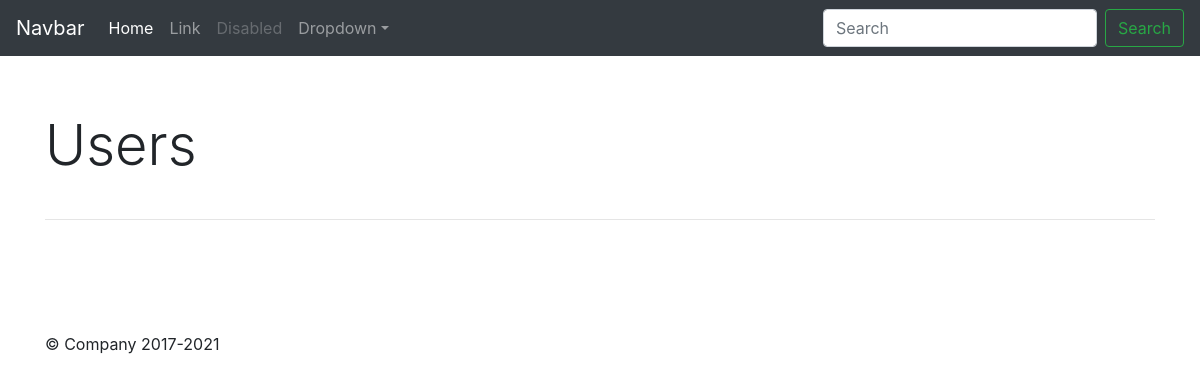
/select/, run on an earlier commit of the app's database.
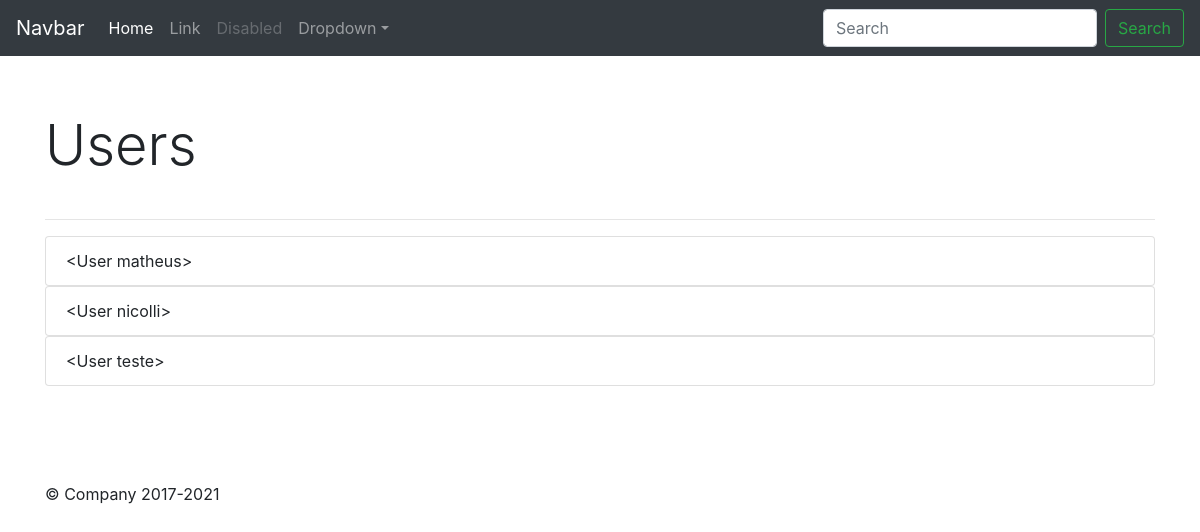
And on a later commit of the database.
### app/models/tables.py (models this page shows, shortened)
class User(db.Model):
    __tablename__ = 'users'
    id = db.Column(db.Integer, primary_key=True)
    username = db.Column(db.String(30), unique=True, nullable=False)
    password = db.Column(db.String)
    name = db.Column(db.String)
    email = db.Column(db.String, unique=True)
    def __repr__(self):
        return f"<User {self.username}>"

### app/controllers/default.py (the view)
@app.route('/select/', defaults={'username' : None})
@app.route('/select/<username>/')
def select(username):
    if username == 'all':
        users = User.query.all()
    elif username:
        users = User.query.filter_by(username=username).all()
    else:
        users = User.query.order_by(User.username).all()
    return render_template('show_users.html', users=users)

### app/templates/show_users.html (shortened to what this page needs)
{% extends 'base.html' %}
{% block content %}
    <div class="container my-5 py-5">
        <h2 class="display-4 py-3 mb-4">Users</h2>
        <hr>
        {% if users %}
            {% for user in users %}
            <ul class="list-group">
                <li class="list-group-item">
                {{ user }}
                </li>
            </ul>
            {% endfor %}
        {% endif %}
    </div>
{% endblock %}

### app/templates/base.html (shortened to what this page needs)
<!doctype html>
<html lang="pt-br">
<head>
  <link href="{{ url_for('static', filename='css/bootstrap.min.css') }}" rel="stylesheet">
</head>
<body>
  <nav class="navbar navbar-expand-md navbar-dark fixed-top bg-dark">
    <a class="navbar-brand" href="#">Navbar</a>
    <div class="collapse navbar-collapse" id="navbarsExampleDefault">
      <ul class="navbar-nav mr-auto">
        <li class="nav-item active">
          <a class="nav-link" href="#">Home <span class="sr-only">(current)</span></a>
        </li>
        <li class="nav-item">
          <a class="nav-link" href="#">Link</a>
        </li>
        <li class="nav-item">
          <a class="nav-link disabled" href="#" tabindex="-1" aria-disabled="true">Disabled</a>
        </li>
        <li class="nav-item dropdown">
          <a class="nav-link dropdown-toggle" href="#" id="dropdown01" data-toggle="dropdown" aria-haspopup="true"
            aria-expanded="false">Dropdown</a>
        </li>
      </ul>
      <form class="form-inline my-2 my-lg-0">
        <input class="form-control mr-sm-2" type="text" placeholder="Search" aria-label="Search">
        <button class="btn btn-outline-success my-2 my-sm-0" type="submit">Search</button>
      </form>
    </div>
  </nav>
  {% block content %}
  {% endblock %}
  <footer class="container">
    <p>&copy; Company 2017-2021</p>
  </footer>
</body>
</html>

What changed in the data, as far as the page shows it:
added User: username "<User matheus>"
added User: username "<User nicolli>"
added User: username "<User teste>"
